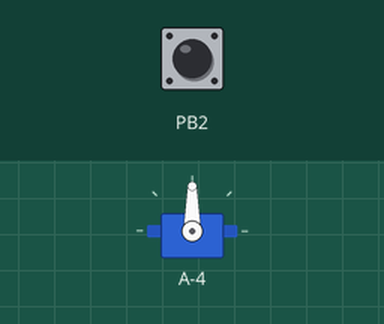
Simulated run of this sketch. Board: ATtiny85, built with avr-gcc and run on an emulated ATtiny85. Parts: servo. The test bench sets the inputs (shaded band); at power-on: PB2 HIGH.

Above: at 1.2 s.
1.3 s: PB2 pulled LOW for 0.15 s
At 1.9 s:
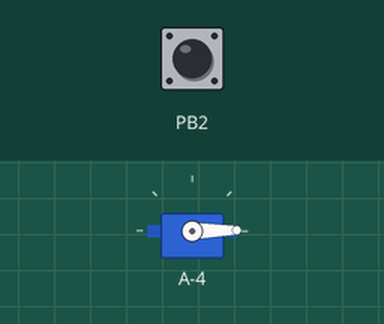
2.9 s: PB2 pulled LOW for 1 s
At 4.3 s:
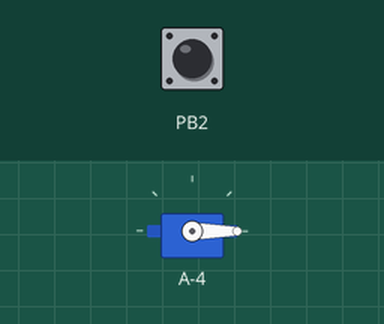
Timing chart, 0 to 5.9 s (numbered marks = the images above; inputs shaded):
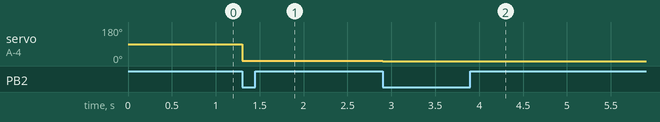

Measured:
- after the input at 1.3 s, servo on A-4: 90° → 1° at once
- after the input at 2.9 s, servo on A-4: 1° → 0° at once

The sketch:

project2_servo1.ino
```cpp
#include <Adafruit_SoftServo.h>
Adafruit_SoftServo myServo1;
#define SERVO1PIN 0;              // the servo

class Flasher
{
  // Class Member Variables
  // These are initialized at startup
  int ledPin;      // the number of the LED pin
  long OnTime;     // milliseconds of on-time
  long OffTime;    // milliseconds of off-time

  // These maintain the current state
  volatile int ledState;                // ledState used to set the LED
  volatile unsigned long previousMillis;    // will store last time LED was updated

  // Constructor - creates a Flasher
  // and initializes the member variables and state
  public:
  Flasher(int pin, long on, long off)
  {
  ledPin = pin;
  pinMode(ledPin, OUTPUT);

  OnTime = on;
  OffTime = off;

  ledState = LOW;
  previousMillis = 0;
  }

  void Update(unsigned long currentMillis)
  {
    if((ledState == HIGH) && (currentMillis - previousMillis >= OnTime))
    {
      ledState = LOW;  // Turn it off
      previousMillis = currentMillis;  // Remember the time
      digitalWrite(ledPin, ledState);  // Update the actual LED
    }
    else if ((ledState == LOW) && (currentMillis - previousMillis >= OffTime))
    {
      ledState = HIGH;  // turn it on
      previousMillis = currentMillis;   // Remember the time
      digitalWrite(ledPin, ledState);   // Update the actual LED
    }
  }
};

class Sweeper
{

  int  updateInterval;      // interval between updates

  volatile int pos;                  // current servo position
  volatile unsigned long lastUpdate; // last update of position
  volatile int increment;            // increment to move for each interval

public:
  Sweeper(int interval)
  {
    updateInterval = interval;
    increment = 1;
  }

  void Attach(int pin)
  {
    myServo1.attach(pin);
  }

  void Detach()
  {
    myServo1.detach();
  }

  void reset()
  {
    pos = 0;
    myServo1.write(pos);
    increment = abs(increment);
  }

  void Update(unsigned long currentMillis)
  {
    if((currentMillis - lastUpdate) > updateInterval)  // time to update
    {
      lastUpdate = currentMillis;
      pos += increment;
      myServo1.write(pos);
      if ((pos >= 180) || (pos <= 0)) // end of sweep
      {
        // reverse direction
        increment = -increment;
      }
    }
  }
};


Flasher led1(11, 123, 400);
Flasher led2(12, 350, 350);
Flasher led3(13, 200, 222);

Sweeper sweeper1(25);
Sweeper sweeper2(35);

void setup()
{
  sweeper1.Attach(9);
  sweeper2.Attach(10);

  // Timer0 is already used for millis() - we'll just interrupt somewhere
  // in the middle and call the "Compare A" function below
  OCR0A = 0xAF;
  TIMSK |= _BV(OCIE0A);

  pinMode(2, INPUT_PULLUP);
  attachInterrupt(0, Reset, FALLING);
}

void Reset()
{
  sweeper1.reset();
  sweeper2.reset();
}

// Interrupt is called once a millisecond,
SIGNAL(TIMER0_COMPA_vect)
{
  unsigned long currentMillis = millis();
  sweeper1.Update(currentMillis);

  //if(digitalRead(2) == HIGH)
  {
     sweeper2.Update(currentMillis);
     led1.Update(currentMillis);
  }

  led2.Update(currentMillis);
  led3.Update(currentMillis);
}

void loop()
{
}
```
